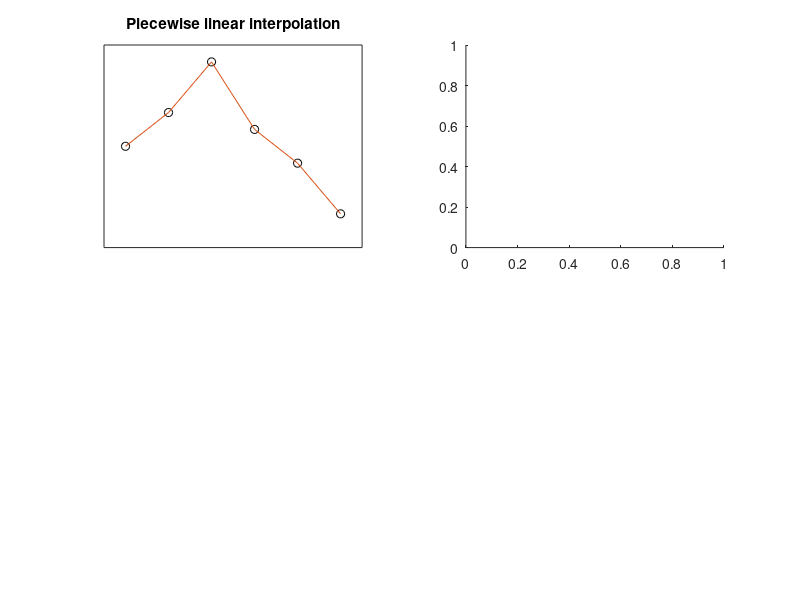

This chart was generated by the following MATLAB code: (Note: this script raises an error after producing the figure.)
% INTERPS  Four interpolants.
shg
clf reset
x = 1:6;
y = [16 18 21 17 15 12];
u = .75:.05:6.25;
c = get(gca,'colororder');

subplot(2,2,1)
h = plot(x,y,'o',x,y,'-');
set(h(1),'color','black')
set(h(2),'color',c(2,:))
axis([0.5 6.5 10 22])
title('Piecewise linear interpolation')
set(gca,'xtick',[],'ytick',[])

subplot(2,2,2)
p = polyinterp(x,y,u);
h = plot(x,y,'o',u,p,'-');
set(h(1),'color','black')
set(h(2),'color',c(3,:))
axis([0.5 6.5 10 22])
title('Full degree polynomial interpolation')
set(gca,'xtick',[],'ytick',[])

subplot(2,2,3)
q = pchip(x,y,u);
h = plot(x,y,'o',u,q,'-');
set(h(1),'color','black')
set(h(2),'color',c(5,:))
axis([0.5 6.5 10 22])
title('Shape preserving Hermite interpolation')
set(gca,'xtick',[],'ytick',[])

subplot(2,2,4)
s = splinetx(x,y,u);
h = plot(x,y,'o',u,s,'-');
set(h(1),'color','black')
set(h(2),'color',c(4,:))
axis([0.5 6.5 10 22])
title('Spline interpolation')
set(gca,'xtick',[],'ytick',[])
